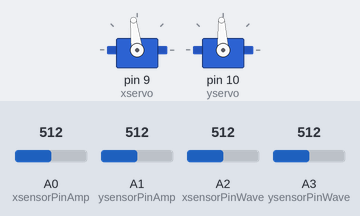
Bench run of a sketch on a simulated Arduino Uno, built with avr-gcc and run on an emulated ATmega328P. Shown: 2 × servo. Inputs (shaded band) come from the test bench; at power-on: A2 (xsensorPinWave) = 512, A3 (ysensorPinWave) = 512, A0 (xsensorPinAmp) = 512, A1 (ysensorPinAmp) = 512. What the sketch prints to the serial monitor is not drawn.

Above: at 0.11 s.
1.3 s: A2 (xsensorPinWave) set to 219
4.3 s: A2 (xsensorPinWave) set to 194
7.3 s: A3 (ysensorPinWave) set to 30
10.3 s: A0 (xsensorPinAmp) set to 306
13.3 s: A1 (ysensorPinAmp) set to 306
Timing chart, 0 to 17.3 s (numbered marks = the images above; inputs shaded):
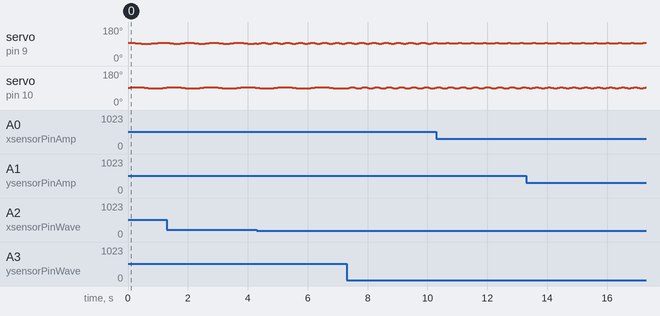

The sketch:

ampAndWaveManipulator.ino
```cpp
#include <Servo.h>
Servo xservo;  // xaxis servo object
Servo yservo;  // yaxis servo object

int xsensorPinAmp = 0; // analog pin for manipulating amplitude for x position
int ysensorPinAmp = 1; // analog pin for manipulating amplitude for y position
int xsensorPinWave = 2; // analog pin for manipulating wavelength for x position
int ysensorPinWave = 3; // analog pin for manipulating wavelength for y position

int xcount = 0;    // variable to store the x increment
int ycount = 0;    // variable to store the y increment
int xpos = 0;    // variable to store the x servo position
int ypos = 0;    // variable to store the y servo position
int xamplitude;  //variable stores the max sweep of the servo - maximum value is 180
int yamplitude;  //variable stores the max sweep of the servo - maximum value is 180
int xoffset = 95;  // variable stores x servo offset position
int yoffset = 92;  // variable stores y servo offset position
int xcenter = 0; //center of travel for the servo
int ycenter = 0;
int xwavelength; // number of loops to complete one x cycle
int ywavelength; // number of loops to complete one y cycle
float xangle = 0; //current x angle goes from 0 to 2
float yangle = 0; //current x angle goes from 0 to 2

float waveConverter = 5.0 / 1023.0;

int xsensorValueAmp = 0;
int ysensorValueAmp = 0;

int xsensorValueWave = 0;
int ysensorValueWave = 0;

void setup()
{
  xservo.attach(9); // attaches the servo on pin 9  to the servo object
  yservo.attach(10); // attaches the servo on pin 10 to the servo object

  xcenter = xoffset + xamplitude / 2;
  ycenter = yoffset + yamplitude / 2;

  Serial.begin(9600);
  Serial.println("online...");
}

void loop()
{
  xsensorValueAmp = analogRead(xsensorPinAmp); // from 0 to 1023
  ysensorValueAmp = analogRead(ysensorPinAmp); // from 0 to 1023
  xsensorValueWave = analogRead(xsensorPinWave); // from 0 to 1023
  ysensorValueWave = analogRead(ysensorPinWave); // from 0 to 1023

  xamplitude = map(xsensorValueAmp, 0, 1023, 1, 11);
  yamplitude = map(ysensorValueAmp, 0, 1023, 1, 11);
  xwavelength = (int)(xsensorValueWave * waveConverter) * 100 + 100;
  ywavelength = (int)(ysensorValueWave * waveConverter) * 100 + 100;

  if (xcount == xwavelength) xcount = 0; //reset xpos at the end of cycle
  if (ycount == ywavelength) ycount = 0; //reset ypos at the end of cycle

  xcount++; //increment x counter
  ycount++; //increment y counter

  xangle = (6.283 / float(xwavelength)) * xcount; // 2Pi rads in a circle
  yangle = (6.283 / float(ywavelength)) * ycount; // 2Pi rads in a circle

  xpos = int(xcenter + ((cos(xangle)) * xamplitude) / 2);
  ypos = int(ycenter + ((sin(yangle)) * yamplitude) / 2);

  xservo.write(xpos);
  yservo.write(ypos);
  delay(3);

  //Serial.println("xamp:yamp:xwave:ywave");
  //Serial.print(xamplitude);
  //Serial.print("\t");
  //Serial.print(yamplitude);
  //Serial.print("\t");
  //Serial.print(xwavelength);
  //Serial.print("\t");
  //Serial.println(ywavelength);
}
```

Measured:
- by itself, servo on pin 9 (xservo): repeats every 0.41 s: 95° 0.05 s, 96° 0.11 s, 95° 0.05 s, 94° 0.05 s, 93° 0.11 s, 94° 0.05 s
- by itself, servo on pin 10 (yservo): repeats every 0.41 s: 91° 0.05 s, 90° 0.11 s, 91° 0.05 s, 92° 0.05 s, 93° 0.11 s, 92° 0.05 s
